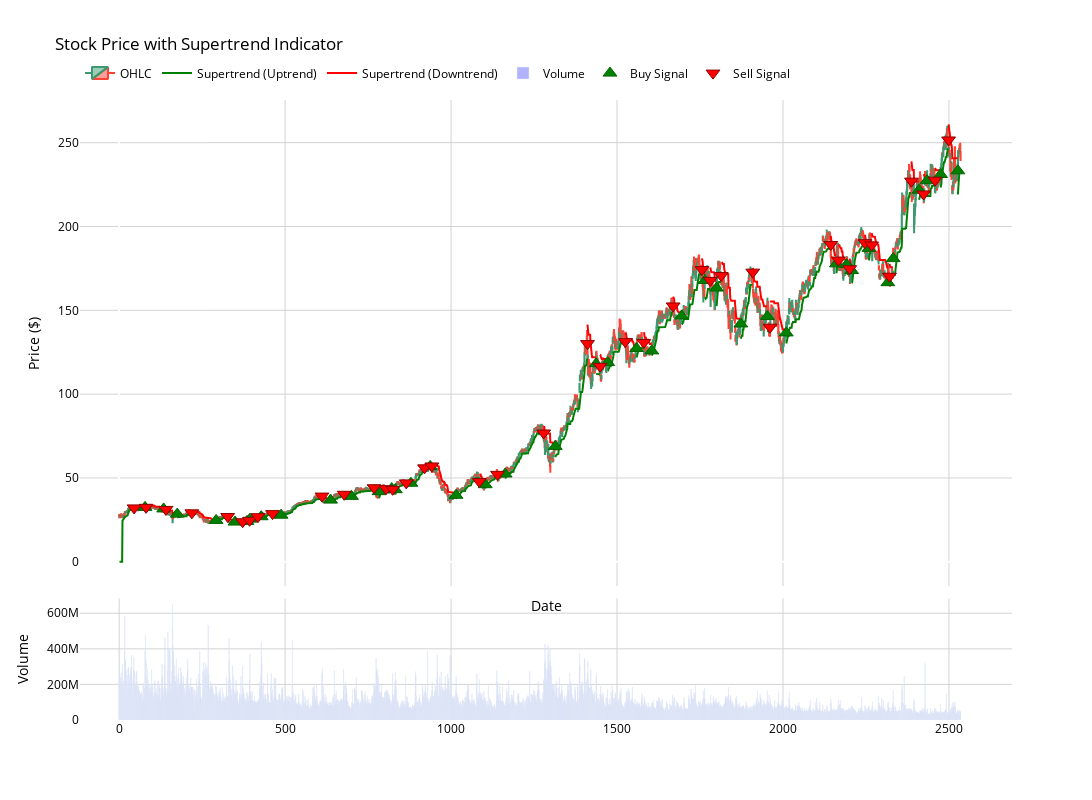

Notebook cell for this chart:
### Code cell
import plotly.graph_objects as go
from plotly.subplots import make_subplots

# Create a subplot with 2 rows (price chart and volume)
fig = make_subplots(rows=2, cols=1, shared_xaxes=True,
                   vertical_spacing=0.02, row_heights=[0.8, 0.2])

# Add candlestick chart for price data
fig.add_trace(
    go.Candlestick(
        x=df.index,
        open=df['Open'],
        high=df['High'],
        low=df['Low'],
        close=df['Close'],
        name='OHLC'
    ),
    row=1, col=1
)

# Add Supertrend uptrend line (green)
fig.add_trace(
    go.Scatter(
        x=df.index,
        y=df['Uptrend'],
        mode='lines',
        line=dict(color='green', width=2),
        name='Supertrend (Uptrend)'
    ),
    row=1, col=1
)

# Add Supertrend downtrend line (red)
fig.add_trace(
    go.Scatter(
        x=df.index,
        y=df['Downtrend'],
        mode='lines',
        line=dict(color='red', width=2),
        name='Supertrend (Downtrend)'
    ),
    row=1, col=1
)

# Add volume bars
fig.add_trace(
    go.Bar(
        x=df.index,
        y=df['Volume'],
        name='Volume',
        marker_color='rgba(0, 0, 255, 0.3)'
    ),
    row=2, col=1
)

# Add buy/sell signals
# Find where Direction changes from 1 to -1 (buy signal)
buy_signals = df[(df['Direction'].shift(1) == -1) & (df['Direction'] == 1)]
# Find where Direction changes from -1 to 1 (sell signal)
sell_signals = df[(df['Direction'].shift(1) == 1) & (df['Direction'] == -1)]

# Add buy signals
fig.add_trace(
    go.Scatter(
        x=buy_signals.index,
        y=buy_signals['Low'] * 0.99,  # Place slightly below the low price
        mode='markers',
        marker=dict(
            symbol='triangle-up',
            size=12,
            color='green',
            line=dict(width=1, color='darkgreen')
        ),
        name='Buy Signal'
    ),
    row=1, col=1
)

# Add sell signals
fig.add_trace(
    go.Scatter(
        x=sell_signals.index,
        y=sell_signals['High'] * 1.01,  # Place slightly above the high price
        mode='markers',
        marker=dict(
            symbol='triangle-down',
            size=12,
            color='red',
            line=dict(width=1, color='darkred')
        ),
        name='Sell Signal'
    ),
    row=1, col=1
)

# Update layout
fig.update_layout(
    title='Stock Price with Supertrend Indicator',
    xaxis_title='Date',
    yaxis_title='Price',
    xaxis_rangeslider_visible=False,
    height=800,
    width=1200,
    legend=dict(
        orientation="h",
        yanchor="bottom",
        y=1.02,
        xanchor="left",
        x=0
    ),
    plot_bgcolor='white',
    paper_bgcolor='white',
    font=dict(size=12, color='black')
)

fig.update_yaxes(title_text="Price ($)", row=1, col=1)
fig.update_yaxes(title_text="Volume", row=2, col=1)

# Make the grid lines light gray
fig.update_xaxes(gridcolor='lightgrey', showgrid=True)
fig.update_yaxes(gridcolor='lightgrey', showgrid=True)

# Add a range selector
fig.update_xaxes(
    rangeslider_visible=False,
    rangeselector=dict(
        buttons=list([
            dict(count=1, label="1m", step="month", stepmode="backward"),
            dict(count=3, label="3m", step="month", stepmode="backward"),
            dict(count=6, label="6m", step="month", stepmode="backward"),
            dict(count=1, label="YTD", step="year", stepmode="todate"),
            dict(count=1, label="1y", step="year", stepmode="backward"),
            dict(step="all")
        ])
    )
)

# Show the figure
fig.show()

### Figure 1 — Plotly figure (JSON) as saved in the notebook; plotly's stock layout.template omitted (floating-point values rounded to 4 significant figures; data arrays with more than 128 entries replaced by an {"elided": "..."} marker saying what was removed)
{"data": [{"close": {"elided": "2536 float values"}, "high": {"elided": "2536 float values"}, "low": {"elided": "2536 float values"}, "name": "OHLC", "open": {"elided": "2536 float values"}, "type": "candlestick", "x": {"elided": "2536 int values"}, "xaxis": "x", "yaxis": "y"}, {"line": {"color": "green", "width": 2}, "mode": "lines", "name": "Supertrend (Uptrend)", "type": "scatter", "x": {"elided": "2536 int values"}, "xaxis": "x", "y": {"elided": "2536 float values"}, "yaxis": "y"}, {"line": {"color": "red", "width": 2}, "mode": "lines", "name": "Supertrend (Downtrend)", "type": "scatter", "x": {"elided": "2536 int values"}, "xaxis": "x", "y": {"elided": "2536 float values"}, "yaxis": "y"}, {"marker": {"color": "rgba(0, 0, 255, 0.3)"}, "name": "Volume", "type": "bar", "x": {"elided": "2536 int values"}, "xaxis": "x2", "y": {"elided": "2536 int values"}, "yaxis": "y2"}, {"marker": {"color": "green", "line": {"color": "darkgreen", "width": 1}, "size": 12, "symbol": "triangle-up"}, "mode": "markers", "name": "Buy Signal", "type": "scatter", "x": [78, 134, 175, 292, 349, 385, 394, 428, 488, 637, 700, 783, 821, 832, 879, 937, 1015, 1103, 1163, 1314, 1437, 1472, 1559, 1605, 1695, 1765, 1800, 1873, 1953, 2010, 2161, 2192, 2207, 2259, 2316, 2332, 2410, 2434, 2475, 2527], "xaxis": "x", "y": [32.46, 31.52, 28.43, 24.66, 23.68, 24.09, 25.43, 26.88, 27.8, 36.8, 39.02, 41.83, 43.66, 43.02, 46.85, 56.87, 39.66, 45.98, 52.35, 68.82, 118.1, 118.8, 127.2, 125.8, 146.6, 167.8, 163.3, 141.8, 146.3, 136.5, 177.7, 177.2, 173.7, 186.9, 166.5, 180.8, 221.7, 227.4, 231.0, 233.2], "yaxis": "y"}, {"marker": {"color": "red", "line": {"color": "darkred", "width": 1}, "size": 12, "symbol": "triangle-down"}, "mode": "markers", "name": "Sell Signal", "type": "scatter", "x": [45, 81, 141, 219, 327, 372, 393, 418, 462, 611, 678, 768, 804, 824, 865, 920, 942, 1085, 1140, 1279, 1411, 1449, 1525, 1581, 1669, 1756, 1781, 1814, 1909, 1961, 2144, 2167, 2201, 2247, 2267, 2321, 2387, 2424, 2458, 2499], "xaxis": "x", "y": [32.12, 32.48, 31.21, 29.18, 27.0, 23.9, 24.74, 26.89, 28.73, 39.19, 40.25, 44.17, 43.6, 43.23, 47.05, 56.02, 57.15, 47.84, 52.12, 76.81, 130.1, 116.6, 131.3, 130.8, 152.6, 174.3, 167.8, 170.7, 172.8, 139.9, 189.3, 180.0, 174.8, 190.3, 189.0, 170.3, 227.0, 219.4, 227.6, 251.6], "yaxis": "y"}], "layout": {"font": {"color": "black", "size": 12}, "height": 800, "legend": {"orientation": "h", "x": 0, "xanchor": "left", "y": 1.02, "yanchor": "bottom"}, "paper_bgcolor": "white", "plot_bgcolor": "white", "title": {"text": "Stock Price with Supertrend Indicator"}, "width": 1200, "xaxis": {"anchor": "y", "domain": [0, 1], "gridcolor": "lightgrey", "matches": "x2", "rangeselector": {"buttons": [{"count": 1, "label": "1m", "step": "month", "stepmode": "backward"}, {"count": 3, "label": "3m", "step": "month", "stepmode": "backward"}, {"count": 6, "label": "6m", "step": "month", "stepmode": "backward"}, {"count": 1, "label": "YTD", "step": "year", "stepmode": "todate"}, {"count": 1, "label": "1y", "step": "year", "stepmode": "backward"}, {"step": "all"}]}, "rangeslider": {"visible": false}, "showgrid": true, "showticklabels": false, "title": {"text": "Date"}}, "xaxis2": {"anchor": "y2", "domain": [0, 1], "gridcolor": "lightgrey", "rangeselector": {"buttons": [{"count": 1, "label": "1m", "step": "month", "stepmode": "backward"}, {"count": 3, "label": "3m", "step": "month", "stepmode": "backward"}, {"count": 6, "label": "6m", "step": "month", "stepmode": "backward"}, {"count": 1, "label": "YTD", "step": "year", "stepmode": "todate"}, {"count": 1, "label": "1y", "step": "year", "stepmode": "backward"}, {"step": "all"}]}, "rangeslider": {"visible": false}, "showgrid": true}, "yaxis": {"anchor": "x", "domain": [0.216, 1], "gridcolor": "lightgrey", "showgrid": true, "title": {"text": "Price ($)"}}, "yaxis2": {"anchor": "x2", "domain": [0, 0.196], "gridcolor": "lightgrey", "showgrid": true, "title": {"text": "Volume"}}}}
